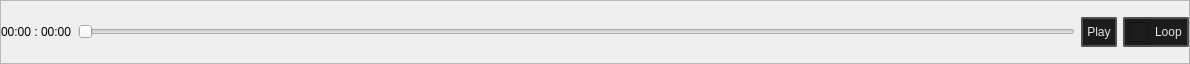
<?xml version="1.0" encoding="UTF-8"?>
<ui version="4.0">
 <class>Form</class>
 <widget class="QWidget" name="Form">
  <property name="geometry">
   <rect>
    <x>0</x>
    <y>0</y>
    <width>1190</width>
    <height>64</height>
   </rect>
  </property>
  <property name="minimumSize">
   <size>
    <width>512</width>
    <height>0</height>
   </size>
  </property>
  <property name="maximumSize">
   <size>
    <width>16666</width>
    <height>64</height>
   </size>
  </property>
  <property name="windowTitle">
   <string>Form</string>
  </property>
  <layout class="QVBoxLayout" name="verticalLayout">
   <property name="spacing">
    <number>0</number>
   </property>
   <property name="leftMargin">
    <number>0</number>
   </property>
   <property name="topMargin">
    <number>0</number>
   </property>
   <property name="rightMargin">
    <number>0</number>
   </property>
   <property name="bottomMargin">
    <number>0</number>
   </property>
   <item>
    <widget class="QFrame" name="content">
     <property name="maximumSize">
      <size>
       <width>16777215</width>
       <height>16777215</height>
      </size>
     </property>
     <property name="frameShape">
      <enum>QFrame::Shape::StyledPanel</enum>
     </property>
     <property name="frameShadow">
      <enum>QFrame::Shadow::Raised</enum>
     </property>
     <layout class="QHBoxLayout" name="horizontalLayout">
      <property name="leftMargin">
       <number>0</number>
      </property>
      <property name="topMargin">
       <number>0</number>
      </property>
      <property name="rightMargin">
       <number>0</number>
      </property>
      <property name="bottomMargin">
       <number>0</number>
      </property>
      <item>
       <widget class="QLabel" name="time">
        <property name="text">
         <string>00:00 : 00:00</string>
        </property>
       </widget>
      </item>
      <item>
       <widget class="QSlider" name="timeline_slider">
        <property name="orientation">
         <enum>Qt::Orientation::Horizontal</enum>
        </property>
       </widget>
      </item>
      <item>
       <widget class="QPushButton" name="play_button">
        <property name="styleSheet">
         <string notr="true">
    /* QPushButton default and hover styles */
    QPushButton {

        font: 580 9pt &quot;Segoe UI&quot;;
	

        border: 2px solid black;
        border-radius: 2px;
        border-color: rgba(80, 80, 80, 255);
        height:22px;
        padding-top: 2px;
        padding-bottom:2px;
        padding-left: 4px;
        padding-right: 4px;
        color: #E3E3E3;
        background-color: #1C1C1C;
    }
    QPushButton:hover {
        background-color: #414956;
        color: white;
    }
    QPushButton:pressed {
        background-color: red;
        background-color: #1C1C1C;
        margin: 1 px;
        margin-left: 2px;
        margin-right: 2px;

    }</string>
        </property>
        <property name="text">
         <string>Play</string>
        </property>
        <property name="icon">
         <iconset resource="../resources.qrc">
          <normaloff>:/valve_common/icons/tools/common/control_play.png</normaloff>:/valve_common/icons/tools/common/control_play.png</iconset>
        </property>
        <property name="iconSize">
         <size>
          <width>20</width>
          <height>20</height>
         </size>
        </property>
       </widget>
      </item>
      <item>
       <widget class="QCheckBox" name="loop_checkbox">
        <property name="maximumSize">
         <size>
          <width>16777215</width>
          <height>30</height>
         </size>
        </property>
        <property name="styleSheet">
         <string notr="true">
    /* QPushButton default and hover styles */
    QCheckBox {

        font: 580 10pt &quot;Segoe UI&quot;;

        border: 2px solid black;
        border-radius: 2px;
        border-color: rgba(80, 80, 80, 255);
        height:22px;
        padding-top: 2px;
        padding-bottom:2px;
        padding-left: 4px;
        padding-right: 4px;
        color: #E3E3E3;
        background-color: #1C1C1C;
    }
    QCheckBox:hover {
        background-color: #414956;
        color: white;
    }
    QCheckBox:pressed {

    }
QCheckBox::indicator {
    width: 20px;
    height: 20px;
}
QCheckBox::indicator:unchecked {
    image: url(://valve_common/icons/tools/common/control_no_loop.png);
}

QCheckBox::indicator:checked {
    image: url(://valve_common/icons/tools/common/control_loop.png);
}</string>
        </property>
        <property name="text">
         <string>Loop</string>
        </property>
       </widget>
      </item>
     </layout>
    </widget>
   </item>
  </layout>
 </widget>
 <resources>
  <include location="../resources.qrc"/>
 </resources>
 <connections/>
</ui>
